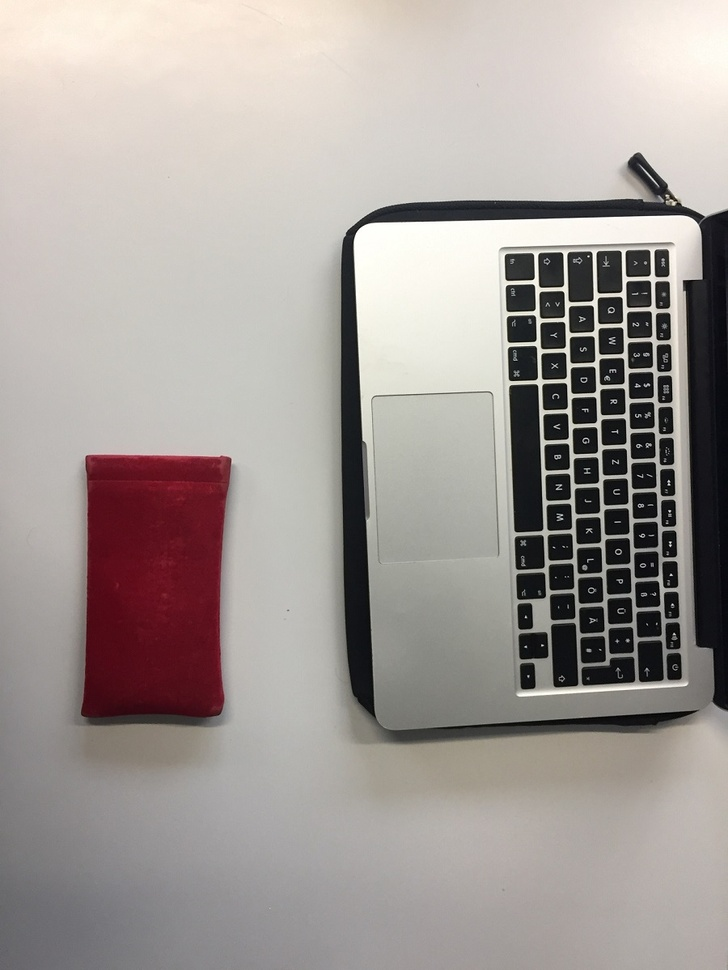
#> input picture testbilder/1_test.jpg, 728 x 970 px, shrunk from 900 x 1199 before the run
$ jupyter execute --allow-errors 01.ipynb   (shell and % lines are left out)
#> lines starting #> are read from the running program, lines starting #| are printed output that depends on the picture; after the words box and inside, x2 and y2 are one past the last pixel; in counts of white or black regions, pixels touching at a corner belong together
# Assignment 1

## Exercise 1.1

rough sketch for ex 1.2:

1. define the „positive“ subspace P in the RGB cube
2. iterate over all pixels in I and check if in P or ~P
3. write result to new image
4. play around with size and shape of P and display binary image (**RESULT**)

[cell 1]
from skimage import io, data, color
import numpy as np

image = io.imread("testbilder/1_test.jpg")
#> image is the input picture: shape (970, 728, 3); mean R, G, B 163.4, 156, 152.2
schwellwert = [104,22,43]
bereich = 35

count_rows = image.shape[0]
#> count_rows = 970
count_collumns = image.shape[1]
#> count_collumns = 728

new_image = np.empty_like(image)

for x in range(count_rows):
    for y in range(count_collumns):
        pixel = image[x][y]

        isRCase = (schwellwert[0] - bereich) < pixel[0] < (schwellwert[0] + bereich)
        isGCase = (schwellwert[1] - bereich) < pixel[1] < (schwellwert[1] + bereich)
        isBCase = (schwellwert[2] - bereich) < pixel[2] < (schwellwert[2] + bereich)
        if isRCase and isGCase and isBCase:
            new_image[x][y] = np.array([255,255,255])
        else:
            new_image[x][y] = np.array([0,0,0])
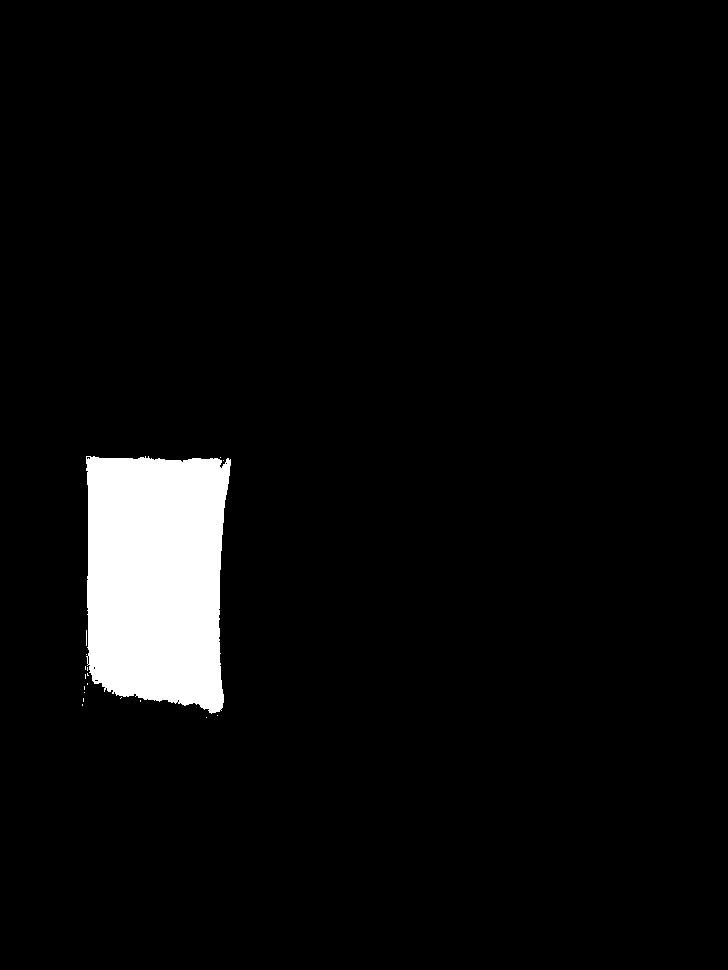
#> new_image: shape (970, 728, 3); 4.6% white; 18 white regions (17 under 20 px), largest, box (x1, y1, x2, y2) and area: (86, 456, 231, 714) 32391

new_image[40][1] = np.array([0,0,0])
io.imshow(new_image)
io.imsave("1_klein.jpg",new_image)
